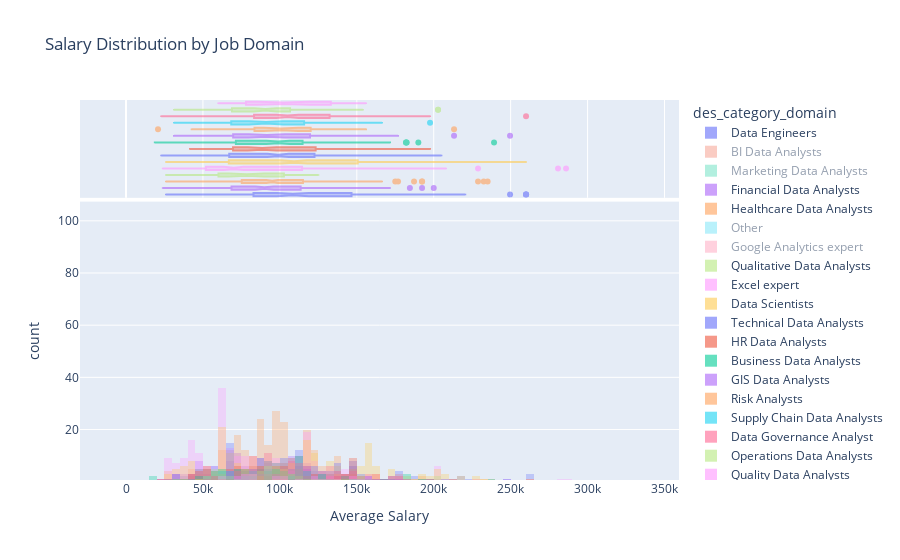

This figure's notebook cell:
### Code cell
# Visualization by Domain
fig_domain = px.histogram(df_processed, x="avg_salary", color="des_category_domain", marginal="box", 
                          title="Salary Distribution by Job Domain",
                          labels={"avg_salary": "Average Salary"},
                          barmode="overlay")
fig_domain.update_traces(opacity=0.6)
fig_domain.show()

### Figure 1 — Plotly figure (JSON) as saved in the notebook; plotly's stock layout.template omitted (floating-point values rounded to 4 significant figures; data arrays with more than 128 entries replaced by an {"elided": "..."} marker saying what was removed)
{"data": [{"alignmentgroup": "True", "bingroup": "x", "hovertemplate": "des_category_domain=Data Engineers<br>Average Salary=%{x}<br>count=%{y}<extra></extra>", "legendgroup": "Data Engineers", "marker": {"color": "#636efa", "opacity": 0.5, "pattern": {"shape": ""}}, "name": "Data Engineers", "offsetgroup": "Data Engineers", "opacity": 0.6, "orientation": "v", "showlegend": true, "type": "histogram", "visible": true, "x": [120000, 52000, 140400, null, 93600, 186500, 147500, 147500, 193500, 147500, 220480, 107120, null, 43680, 93600, 135200, 26000, 83200, 62400, 81120, 72800, 38480, 65520, 132500, 132500, 125000, 122500, 97500, 175000, 172640, 105000, 198500, null, 217500, 165000, 164075, 212000, 130000, 90000, 136735, 103781, null, 90000, 217500, 147500, 97444, 185120, 110000, 82500, 86320, null, 105000, 70000, 107587, 86320, 110000, 145000, 260000, 249600, 63440, 117520, 46800, 109200, 36400, 62400, 52000, 260000, 57200, 67600, 57200, 41600, 109200, 46800, 77500, 84240, 156000, 83200, 105000, 124800, 145000, 145600, 90000, 125000, 170000, null, 67600, 120640, 156000, 119600, null, 67500, 260000, 90000, 105000, 145000, null, null, 101920, null, null, 91520, 105500, null, 125000], "xaxis": "x", "yaxis": "y"}, {"alignmentgroup": "True", "hovertemplate": "des_category_domain=Data Engineers<br>Average Salary=%{x}<extra></extra>", "legendgroup": "Data Engineers", "marker": {"color": "#636efa"}, "name": "Data Engineers", "notched": true, "offsetgroup": "Data Engineers", "opacity": 0.6, "showlegend": false, "type": "box", "visible": true, "x": [120000, 52000, 140400, null, 93600, 186500, 147500, 147500, 193500, 147500, 220480, 107120, null, 43680, 93600, 135200, 26000, 83200, 62400, 81120, 72800, 38480, 65520, 132500, 132500, 125000, 122500, 97500, 175000, 172640, 105000, 198500, null, 217500, 165000, 164075, 212000, 130000, 90000, 136735, 103781, null, 90000, 217500, 147500, 97444, 185120, 110000, 82500, 86320, null, 105000, 70000, 107587, 86320, 110000, 145000, 260000, 249600, 63440, 117520, 46800, 109200, 36400, 62400, 52000, 260000, 57200, 67600, 57200, 41600, 109200, 46800, 77500, 84240, 156000, 83200, 105000, 124800, 145000, 145600, 90000, 125000, 170000, null, 67600, 120640, 156000, 119600, null, 67500, 260000, 90000, 105000, 145000, null, null, 101920, null, null, 91520, 105500, null, 125000], "xaxis": "x2", "yaxis": "y2"}, {"alignmentgroup": "True", "bingroup": "x", "hovertemplate": "des_category_domain=BI Data Analysts<br>Average Salary=%{x}<br>count=%{y}<extra></extra>", "legendgroup": "BI Data Analysts", "marker": {"color": "#EF553B", "opacity": 0.5, "pattern": {"shape": ""}}, "name": "BI Data Analysts", "offsetgroup": "BI Data Analysts", "opacity": 0.6, "orientation": "v", "showlegend": true, "type": "histogram", "visible": "legendonly", "x": {"elided": "378 float values"}, "xaxis": "x", "yaxis": "y"}, {"alignmentgroup": "True", "hovertemplate": "des_category_domain=BI Data Analysts<br>Average Salary=%{x}<extra></extra>", "legendgroup": "BI Data Analysts", "marker": {"color": "#EF553B"}, "name": "BI Data Analysts", "notched": true, "offsetgroup": "BI Data Analysts", "opacity": 0.6, "showlegend": false, "type": "box", "visible": "legendonly", "x": {"elided": "378 float values"}, "xaxis": "x2", "yaxis": "y2"}, {"alignmentgroup": "True", "bingroup": "x", "hovertemplate": "des_category_domain=Marketing Data Analysts<br>Average Salary=%{x}<br>count=%{y}<extra></extra>", "legendgroup": "Marketing Data Analysts", "marker": {"color": "#00cc96", "opacity": 0.5, "pattern": {"shape": ""}}, "name": "Marketing Data Analysts", "offsetgroup": "Marketing Data Analysts", "opacity": 0.6, "orientation": "v", "showlegend": true, "type": "histogram", "visible": "legendonly", "x": {"elided": "385 float values"}, "xaxis": "x", "yaxis": "y"}, {"alignmentgroup": "True", "hovertemplate": "des_category_domain=Marketing Data Analysts<br>Average Salary=%{x}<extra></extra>", "legendgroup": "Marketing Data Analysts", "marker": {"color": "#00cc96"}, "name": "Marketing Data Analysts", "notched": true, "offsetgroup": "Marketing Data Analysts", "opacity": 0.6, "showlegend": false, "type": "box", "visible": "legendonly", "x": {"elided": "385 float values"}, "xaxis": "x2", "yaxis": "y2"}, {"alignmentgroup": "True", "bingroup": "x", "hovertemplate": "des_category_domain=Financial Data Analysts<br>Average Salary=%{x}<br>count=%{y}<extra></extra>", "legendgroup": "Financial Data Analysts", "marker": {"color": "#ab63fa", "opacity": 0.5, "pattern": {"shape": ""}}, "name": "Financial Data Analysts", "offsetgroup": "Financial Data Analysts", "opacity": 0.6, "orientation": "v", "showlegend": true, "type": "histogram", "x": {"elided": "157 float values"}, "xaxis": "x", "yaxis": "y"}, {"alignmentgroup": "True", "hovertemplate": "des_category_domain=Financial Data Analysts<br>Average Salary=%{x}<extra></extra>", "legendgroup": "Financial Data Analysts", "marker": {"color": "#ab63fa"}, "name": "Financial Data Analysts", "notched": true, "offsetgroup": "Financial Data Analysts", "opacity": 0.6, "showlegend": false, "type": "box", "x": {"elided": "157 float values"}, "xaxis": "x2", "yaxis": "y2"}, {"alignmentgroup": "True", "bingroup": "x", "hovertemplate": "des_category_domain=Healthcare Data Analysts<br>Average Salary=%{x}<br>count=%{y}<extra></extra>", "legendgroup": "Healthcare Data Analysts", "marker": {"color": "#FFA15A", "opacity": 0.5, "pattern": {"shape": ""}}, "name": "Healthcare Data Analysts", "offsetgroup": "Healthcare Data Analysts", "opacity": 0.6, "orientation": "v", "showlegend": true, "type": "histogram", "x": {"elided": "311 float values"}, "xaxis": "x", "yaxis": "y"}, {"alignmentgroup": "True", "hovertemplate": "des_category_domain=Healthcare Data Analysts<br>Average Salary=%{x}<extra></extra>", "legendgroup": "Healthcare Data Analysts", "marker": {"color": "#FFA15A"}, "name": "Healthcare Data Analysts", "notched": true, "offsetgroup": "Healthcare Data Analysts", "opacity": 0.6, "showlegend": false, "type": "box", "x": {"elided": "311 float values"}, "xaxis": "x2", "yaxis": "y2"}, {"alignmentgroup": "True", "bingroup": "x", "hovertemplate": "des_category_domain=Other<br>Average Salary=%{x}<br>count=%{y}<extra></extra>", "legendgroup": "Other", "marker": {"color": "#19d3f3", "opacity": 0.5, "pattern": {"shape": ""}}, "name": "Other", "offsetgroup": "Other", "opacity": 0.6, "orientation": "v", "showlegend": true, "type": "histogram", "visible": "legendonly", "x": {"elided": "612 int values"}, "xaxis": "x", "yaxis": "y"}, {"alignmentgroup": "True", "hovertemplate": "des_category_domain=Other<br>Average Salary=%{x}<extra></extra>", "legendgroup": "Other", "marker": {"color": "#19d3f3"}, "name": "Other", "notched": true, "offsetgroup": "Other", "opacity": 0.6, "showlegend": false, "type": "box", "visible": "legendonly", "x": {"elided": "612 int values"}, "xaxis": "x2", "yaxis": "y2"}, {"alignmentgroup": "True", "bingroup": "x", "hovertemplate": "des_category_domain=Google Analytics expert<br>Average Salary=%{x}<br>count=%{y}<extra></extra>", "legendgroup": "Google Analytics expert", "marker": {"color": "#FF6692", "opacity": 0.5, "pattern": {"shape": ""}}, "name": "Google Analytics expert", "offsetgroup": "Google Analytics expert", "opacity": 0.6, "orientation": "v", "showlegend": true, "type": "histogram", "visible": "legendonly", "x": {"elided": "365 float values"}, "xaxis": "x", "yaxis": "y"}, {"alignmentgroup": "True", "hovertemplate": "des_category_domain=Google Analytics expert<br>Average Salary=%{x}<extra></extra>", "legendgroup": "Google Analytics expert", "marker": {"color": "#FF6692"}, "name": "Google Analytics expert", "notched": true, "offsetgroup": "Google Analytics expert", "opacity": 0.6, "showlegend": false, "type": "box", "visible": "legendonly", "x": {"elided": "365 float values"}, "xaxis": "x2", "yaxis": "y2"}, {"alignmentgroup": "True", "bingroup": "x", "hovertemplate": "des_category_domain=Qualitative Data Analysts<br>Average Salary=%{x}<br>count=%{y}<extra></extra>", "legendgroup": "Qualitative Data Analysts", "marker": {"color": "#B6E880", "opacity": 0.5, "pattern": {"shape": ""}}, "name": "Qualitative Data Analysts", "offsetgroup": "Qualitative Data Analysts", "opacity": 0.6, "orientation": "v", "showlegend": true, "type": "histogram", "x": [52000, 93600, 26000, 104000, 44720, 71500, 78500, 78500, 79000, null, 79930, null, null, 57500, 98500, null, null, 72500, 115000, 106680, 82500, 63440, 64480, 62400, 114400, 109200, 104000, 122720, 36400, 52000, 67600, 64480, 97500, null, 62500, 125000, 98400.0, 59240.0, 44720, 125000, 59310.0], "xaxis": "x", "yaxis": "y"}, {"alignmentgroup": "True", "hovertemplate": "des_category_domain=Qualitative Data Analysts<br>Average Salary=%{x}<extra></extra>", "legendgroup": "Qualitative Data Analysts", "marker": {"color": "#B6E880"}, "name": "Qualitative Data Analysts", "notched": true, "offsetgroup": "Qualitative Data Analysts", "opacity": 0.6, "showlegend": false, "type": "box", "x": [52000, 93600, 26000, 104000, 44720, 71500, 78500, 78500, 79000, null, 79930, null, null, 57500, 98500, null, null, 72500, 115000, 106680, 82500, 63440, 64480, 62400, 114400, 109200, 104000, 122720, 36400, 52000, 67600, 64480, 97500, null, 62500, 125000, 98400.0, 59240.0, 44720, 125000, 59310.0], "xaxis": "x2", "yaxis": "y2"}, {"alignmentgroup": "True", "bingroup": "x", "hovertemplate": "des_category_domain=Excel expert<br>Average Salary=%{x}<br>count=%{y}<extra></extra>", "legendgroup": "Excel expert", "marker": {"color": "#FF97FF", "opacity": 0.5, "pattern": {"shape": ""}}, "name": "Excel expert", "offsetgroup": "Excel expert", "opacity": 0.6, "orientation": "v", "showlegend": true, "type": "histogram", "x": {"elided": "242 float values"}, "xaxis": "x", "yaxis": "y"}, {"alignmentgroup": "True", "hovertemplate": "des_category_domain=Excel expert<br>Average Salary=%{x}<extra></extra>", "legendgroup": "Excel expert", "marker": {"color": "#FF97FF"}, "name": "Excel expert", "notched": true, "offsetgroup": "Excel expert", "opacity": 0.6, "showlegend": false, "type": "box", "x": {"elided": "242 float values"}, "xaxis": "x2", "yaxis": "y2"}, {"alignmentgroup": "True", "bingroup": "x", "hovertemplate": "des_category_domain=Data Scientists<br>Average Salary=%{x}<br>count=%{y}<extra></extra>", "legendgroup": "Data Scientists", "marker": {"color": "#FECB52", "opacity": 0.5, "pattern": {"shape": ""}}, "name": "Data Scientists", "offsetgroup": "Data Scientists", "opacity": 0.6, "orientation": "v", "showlegend": true, "type": "histogram", "x": {"elided": "246 float values"}, "xaxis": "x", "yaxis": "y"}, {"alignmentgroup": "True", "hovertemplate": "des_category_domain=Data Scientists<br>Average Salary=%{x}<extra></extra>", "legendgroup": "Data Scientists", "marker": {"color": "#FECB52"}, "name": "Data Scientists", "notched": true, "offsetgroup": "Data Scientists", "opacity": 0.6, "showlegend": false, "type": "box", "x": {"elided": "246 float values"}, "xaxis": "x2", "yaxis": "y2"}, {"alignmentgroup": "True", "bingroup": "x", "hovertemplate": "des_category_domain=Technical Data Analysts<br>Average Salary=%{x}<br>count=%{y}<extra></extra>", "legendgroup": "Technical Data Analysts", "marker": {"color": "#636efa", "opacity": 0.5, "pattern": {"shape": ""}}, "name": "Technical Data Analysts", "offsetgroup": "Technical Data Analysts", "opacity": 0.6, "orientation": "v", "showlegend": true, "type": "histogram", "x": {"elided": "171 float values"}, "xaxis": "x", "yaxis": "y"}, {"alignmentgroup": "True", "hovertemplate": "des_category_domain=Technical Data Analysts<br>Average Salary=%{x}<extra></extra>", "legendgroup": "Technical Data Analysts", "marker": {"color": "#636efa"}, "name": "Technical Data Analysts", "notched": true, "offsetgroup": "Technical Data Analysts", "opacity": 0.6, "showlegend": false, "type": "box", "x": {"elided": "171 float values"}, "xaxis": "x2", "yaxis": "y2"}, {"alignmentgroup": "True", "bingroup": "x", "hovertemplate": "des_category_domain=HR Data Analysts<br>Average Salary=%{x}<br>count=%{y}<extra></extra>", "legendgroup": "HR Data Analysts", "marker": {"color": "#EF553B", "opacity": 0.5, "pattern": {"shape": ""}}, "name": "HR Data Analysts", "offsetgroup": "HR Data Analysts", "opacity": 0.6, "orientation": "v", "showlegend": true, "type": "histogram", "x": [100000, 52000, 95000, 125000, 135200, null, null, null, 41600, 98800, 119600, 72000, 100000, 94640, 72000, 98800, 95680, 144560, 96720, 87500, 100000, 140500, 100000, null, 74880, null, 69875, 82160, 71500, 46800, 59280, 45760, 88400, null, 77000, 104004, 114000, 110240, 87500, 83200, 75907, 42640, 87360, 67315, 145600, 145600, 58240, 122720, 145600, 124800, 145600, 68640, 145600, 43680, 52000, 145600, 145600, 145600, 145600, 197600, 47840, 61360, 79040, 70500, 78594, null, null, 45760, 52000, 54080, 54080, 72800, 85280, null, 54080, 140400, null, null, 79040, 102960, 109200, null, 67600, 88400, 95680, 130000, 130000, 137280, 90000, null, null, 119600, null, 68640, 124800, null, 83200, null], "xaxis": "x", "yaxis": "y"}, {"alignmentgroup": "True", "hovertemplate": "des_category_domain=HR Data Analysts<br>Average Salary=%{x}<extra></extra>", "legendgroup": "HR Data Analysts", "marker": {"color": "#EF553B"}, "name": "HR Data Analysts", "notched": true, "offsetgroup": "HR Data Analysts", "opacity": 0.6, "showlegend": false, "type": "box", "x": [100000, 52000, 95000, 125000, 135200, null, null, null, 41600, 98800, 119600, 72000, 100000, 94640, 72000, 98800, 95680, 144560, 96720, 87500, 100000, 140500, 100000, null, 74880, null, 69875, 82160, 71500, 46800, 59280, 45760, 88400, null, 77000, 104004, 114000, 110240, 87500, 83200, 75907, 42640, 87360, 67315, 145600, 145600, 58240, 122720, 145600, 124800, 145600, 68640, 145600, 43680, 52000, 145600, 145600, 145600, 145600, 197600, 47840, 61360, 79040, 70500, 78594, null, null, 45760, 52000, 54080, 54080, 72800, 85280, null, 54080, 140400, null, null, 79040, 102960, 109200, null, 67600, 88400, 95680, 130000, 130000, 137280, 90000, null, null, 119600, null, 68640, 124800, null, 83200, null], "xaxis": "x2", "yaxis": "y2"}, {"alignmentgroup": "True", "bingroup": "x", "hovertemplate": "des_category_domain=Business Data Analysts<br>Average Salary=%{x}<br>count=%{y}<extra></extra>", "legendgroup": "Business Data Analysts", "marker": {"color": "#00cc96", "opacity": 0.5, "pattern": {"shape": ""}}, "name": "Business Data Analysts", "offsetgroup": "Business Data Analysts", "opacity": 0.6, "orientation": "v", "showlegend": true, "type": "histogram", "x": [110000, 127000, 111175, 57500, 115000, 85000, 57200, 18720, 156000, 150800, 18720, 46800, 119600, 72800, 100500, 140400, 91520, 89440, 105000, 182439, null, 114400, 140400, 98800, 130000, null, null, 110500, 105000, 78000, 90000, 114500, 90000, 190000, 125000, null, 79000, 99555, 89000, 119600, 145600, 90000, 79130.0, 182000, 104000, 182000, 57200, 63440, 36400, 47840, 64480, 72800, 67600, 104000, 59280, 62400, 119600, 64480, 86320, 41600, 239200, 109200, 30160, 63440, 100000, 70000, 97500, 82160, 165000, 171600, 70000, 127500, null, 98800, 88400, 80000, 75920, 70000, 114400, null, 114400, null, 98800, 110000, null, 111500, 77500, 114400], "xaxis": "x", "yaxis": "y"}, {"alignmentgroup": "True", "hovertemplate": "des_category_domain=Business Data Analysts<br>Average Salary=%{x}<extra></extra>", "legendgroup": "Business Data Analysts", "marker": {"color": "#00cc96"}, "name": "Business Data Analysts", "notched": true, "offsetgroup": "Business Data Analysts", "opacity": 0.6, "showlegend": false, "type": "box", "x": [110000, 127000, 111175, 57500, 115000, 85000, 57200, 18720, 156000, 150800, 18720, 46800, 119600, 72800, 100500, 140400, 91520, 89440, 105000, 182439, null, 114400, 140400, 98800, 130000, null, null, 110500, 105000, 78000, 90000, 114500, 90000, 190000, 125000, null, 79000, 99555, 89000, 119600, 145600, 90000, 79130.0, 182000, 104000, 182000, 57200, 63440, 36400, 47840, 64480, 72800, 67600, 104000, 59280, 62400, 119600, 64480, 86320, 41600, 239200, 109200, 30160, 63440, 100000, 70000, 97500, 82160, 165000, 171600, 70000, 127500, null, 98800, 88400, 80000, 75920, 70000, 114400, null, 114400, null, 98800, 110000, null, 111500, 77500, 114400], "xaxis": "x2", "yaxis": "y2"}, {"alignmentgroup": "True", "bingroup": "x", "hovertemplate": "des_category_domain=GIS Data Analysts<br>Average Salary=%{x}<br>count=%{y}<extra></extra>", "legendgroup": "GIS Data Analysts", "marker": {"color": "#ab63fa", "opacity": 0.5, "pattern": {"shape": ""}}, "name": "GIS Data Analysts", "offsetgroup": "GIS Data Analysts", "opacity": 0.6, "orientation": "v", "showlegend": true, "type": "histogram", "x": [90000, 87360, 93000, 69282, 77592, 57200, 119600, 166400, 66560, 249600, 170000, null, 135200, 77500, 78000, null, 122538, 90000, null, 110000, 72250.0, 118700, 69040.0, 70000, 69026, 109200, 112320, 31200, 124800, 52000, 98800, 213200, 98800, 57200, 83200, 88400, 119600, 119600, 138320, 119600, 31200, 31200, 42640, 88500, 100000, 176800, 95000], "xaxis": "x", "yaxis": "y"}, {"alignmentgroup": "True", "hovertemplate": "des_category_domain=GIS Data Analysts<br>Average Salary=%{x}<extra></extra>", "legendgroup": "GIS Data Analysts", "marker": {"color": "#ab63fa"}, "name": "GIS Data Analysts", "notched": true, "offsetgroup": "GIS Data Analysts", "opacity": 0.6, "showlegend": false, "type": "box", "x": [90000, 87360, 93000, 69282, 77592, 57200, 119600, 166400, 66560, 249600, 170000, null, 135200, 77500, 78000, null, 122538, 90000, null, 110000, 72250.0, 118700, 69040.0, 70000, 69026, 109200, 112320, 31200, 124800, 52000, 98800, 213200, 98800, 57200, 83200, 88400, 119600, 119600, 138320, 119600, 31200, 31200, 42640, 88500, 100000, 176800, 95000], "xaxis": "x2", "yaxis": "y2"}, {"alignmentgroup": "True", "bingroup": "x", "hovertemplate": "des_category_domain=Risk Analysts<br>Average Salary=%{x}<br>count=%{y}<extra></extra>", "legendgroup": "Risk Analysts", "marker": {"color": "#FFA15A", "opacity": 0.5, "pattern": {"shape": ""}}, "name": "Risk Analysts", "offsetgroup": "Risk Analysts", "opacity": 0.6, "orientation": "v", "showlegend": true, "type": "histogram", "x": [93027, null, null, 90000, 90000, 138516, 120000, null, 135200, 63440, 62400, null, 42640, 46800, 156000, 98800, 114400, 213200, 117520, 62400, 20800, 119600, 86320, 112320, 102500, 135000, null, 83500, 88400, 114400, 120000], "xaxis": "x", "yaxis": "y"}, {"alignmentgroup": "True", "hovertemplate": "des_category_domain=Risk Analysts<br>Average Salary=%{x}<extra></extra>", "legendgroup": "Risk Analysts", "marker": {"color": "#FFA15A"}, "name": "Risk Analysts", "notched": true, "offsetgroup": "Risk Analysts", "opacity": 0.6, "showlegend": false, "type": "box", "x": [93027, null, null, 90000, 90000, 138516, 120000, null, 135200, 63440, 62400, null, 42640, 46800, 156000, 98800, 114400, 213200, 117520, 62400, 20800, 119600, 86320, 112320, 102500, 135000, null, 83500, 88400, 114400, 120000], "xaxis": "x2", "yaxis": "y2"}, {"alignmentgroup": "True", "bingroup": "x", "hovertemplate": "des_category_domain=Supply Chain Data Analysts<br>Average Salary=%{x}<br>count=%{y}<extra></extra>", "legendgroup": "Supply Chain Data Analysts", "marker": {"color": "#19d3f3", "opacity": 0.5, "pattern": {"shape": ""}}, "name": "Supply Chain Data Analysts", "offsetgroup": "Supply Chain Data Analysts", "opacity": 0.6, "orientation": "v", "showlegend": true, "type": "histogram", "x": [67500, null, 90000, 125000, 115000, 111175, 166400, 124800, 117520, null, 62500, 67500, 90000, 125000, 91520, 90000, 115500, 129000, 79500, 40560, 108160, 91000, 114400, 80000, 83200, 80000, 197600, null, 120500, 93600, 64480, 93600, 52000, 31200, 62400, 52000, 114400, 93600, 105040, null, 73840, null, 67600, 68640, 145600, 60000, 155000, 83200, 116480, null, null, null, null, 75000], "xaxis": "x", "yaxis": "y"}, {"alignmentgroup": "True", "hovertemplate": "des_category_domain=Supply Chain Data Analysts<br>Average Salary=%{x}<extra></extra>", "legendgroup": "Supply Chain Data Analysts", "marker": {"color": "#19d3f3"}, "name": "Supply Chain Data Analysts", "notched": true, "offsetgroup": "Supply Chain Data Analysts", "opacity": 0.6, "showlegend": false, "type": "box", "x": [67500, null, 90000, 125000, 115000, 111175, 166400, 124800, 117520, null, 62500, 67500, 90000, 125000, 91520, 90000, 115500, 129000, 79500, 40560, 108160, 91000, 114400, 80000, 83200, 80000, 197600, null, 120500, 93600, 64480, 93600, 52000, 31200, 62400, 52000, 114400, 93600, 105040, null, 73840, null, 67600, 68640, 145600, 60000, 155000, 83200, 116480, null, null, null, null, 75000], "xaxis": "x2", "yaxis": "y2"}, {"alignmentgroup": "True", "bingroup": "x", "hovertemplate": "des_category_domain=Data Governance Analyst<br>Average Salary=%{x}<br>count=%{y}<extra></extra>", "legendgroup": "Data Governance Analyst", "marker": {"color": "#FF6692", "opacity": 0.5, "pattern": {"shape": ""}}, "name": "Data Governance Analyst", "offsetgroup": "Data Governance Analyst", "opacity": 0.6, "orientation": "v", "showlegend": true, "type": "histogram", "x": [41600, 84486, 22880, 125000, 184500, 102500, 88400, 83000, 97760, 70000, 260000, 62400, 133120, 150800, 125840, 90000, 145600, 156000, 125000, 72800, 105000, 167440, 94000, 85000, 91960, 132315, 103781, 79040, 137000, 171600, 116500, 55120, 55120, 132315, 90000, 103553, null, null, 90000, 80500, 132000, null, 53014, null, null, 86320, 132080, 75000, 105000, 162240, 37300, 135200, 126880, 145600, 197600, 70000, 80000, 105000, 109200, 96000, 102500, 161200, 80000, 145600, 67000, 94610.0, 112996, 78500, 114000.0, 104000, 93600, 156000, 41600, 31200, 93600, 26000, 41600, 83200, 97000, 179000, 152000, 78000, 117000, null, 171600, 176800, 140000, 114400, 110000, 148720, 115000, 105000, 112500, 110000, 78000, 86320, 93600, 107120, 90000, 115000, 161200, 122500, 135000, 90000, null, 114400, 119600, 85000, 105000, null, null, 138320, 156000, 130000, 142500, 108100.0, 83350, 121680, 82500, 80000, 140000, 115440, 82500, 72500, null, null, null, null], "xaxis": "x", "yaxis": "y"}, {"alignmentgroup": "True", "hovertemplate": "des_category_domain=Data Governance Analyst<br>Average Salary=%{x}<extra></extra>", "legendgroup": "Data Governance Analyst", "marker": {"color": "#FF6692"}, "name": "Data Governance Analyst", "notched": true, "offsetgroup": "Data Governance Analyst", "opacity": 0.6, "showlegend": false, "type": "box", "x": [41600, 84486, 22880, 125000, 184500, 102500, 88400, 83000, 97760, 70000, 260000, 62400, 133120, 150800, 125840, 90000, 145600, 156000, 125000, 72800, 105000, 167440, 94000, 85000, 91960, 132315, 103781, 79040, 137000, 171600, 116500, 55120, 55120, 132315, 90000, 103553, null, null, 90000, 80500, 132000, null, 53014, null, null, 86320, 132080, 75000, 105000, 162240, 37300, 135200, 126880, 145600, 197600, 70000, 80000, 105000, 109200, 96000, 102500, 161200, 80000, 145600, 67000, 94610.0, 112996, 78500, 114000.0, 104000, 93600, 156000, 41600, 31200, 93600, 26000, 41600, 83200, 97000, 179000, 152000, 78000, 117000, null, 171600, 176800, 140000, 114400, 110000, 148720, 115000, 105000, 112500, 110000, 78000, 86320, 93600, 107120, 90000, 115000, 161200, 122500, 135000, 90000, null, 114400, 119600, 85000, 105000, null, null, 138320, 156000, 130000, 142500, 108100.0, 83350, 121680, 82500, 80000, 140000, 115440, 82500, 72500, null, null, null, null], "xaxis": "x2", "yaxis": "y2"}, {"alignmentgroup": "True", "bingroup": "x", "hovertemplate": "des_category_domain=Operations Data Analysts<br>Average Salary=%{x}<br>count=%{y}<extra></extra>", "legendgroup": "Operations Data Analysts", "marker": {"color": "#B6E880", "opacity": 0.5, "pattern": {"shape": ""}}, "name": "Operations Data Analysts", "offsetgroup": "Operations Data Analysts", "opacity": 0.6, "orientation": "v", "showlegend": true, "type": "histogram", "x": [138320, 75000, null, null, null, 62400, 31200, 93600, 87360, 104000, 150800, 78000, null, 83200, null, 95000, 145000, 101200.0, 55000, 85000, 55000, null, null, 57200, 65520, 75000, 90000, 109000, null, 62000, 72800, null, null, 93600, 59280, null, null, 108500, 130000, null, 107500, 111280, 55000, 110500, 51670.0, 67600, 95000, 202800, 98800, 46800, 63440, 52000, 36400, 93600, 202800, 119600, 98800, 124800, 100500, 102500, 125000, null, 98800, 153920, 100000, 97500, null, 77500, 90000, 83200, 88400, 140400, null, 75000, 80000, 88040.0, 98800, 90500, 60500], "xaxis": "x", "yaxis": "y"}, {"alignmentgroup": "True", "hovertemplate": "des_category_domain=Operations Data Analysts<br>Average Salary=%{x}<extra></extra>", "legendgroup": "Operations Data Analysts", "marker": {"color": "#B6E880"}, "name": "Operations Data Analysts", "notched": true, "offsetgroup": "Operations Data Analysts", "opacity": 0.6, "showlegend": false, "type": "box", "x": [138320, 75000, null, null, null, 62400, 31200, 93600, 87360, 104000, 150800, 78000, null, 83200, null, 95000, 145000, 101200.0, 55000, 85000, 55000, null, null, 57200, 65520, 75000, 90000, 109000, null, 62000, 72800, null, null, 93600, 59280, null, null, 108500, 130000, null, 107500, 111280, 55000, 110500, 51670.0, 67600, 95000, 202800, 98800, 46800, 63440, 52000, 36400, 93600, 202800, 119600, 98800, 124800, 100500, 102500, 125000, null, 98800, 153920, 100000, 97500, null, 77500, 90000, 83200, 88400, 140400, null, 75000, 80000, 88040.0, 98800, 90500, 60500], "xaxis": "x2", "yaxis": "y2"}, {"alignmentgroup": "True", "bingroup": "x", "hovertemplate": "des_category_domain=Quality Data Analysts<br>Average Salary=%{x}<br>count=%{y}<extra></extra>", "legendgroup": "Quality Data Analysts", "marker": {"color": "#FF97FF", "opacity": 0.5, "pattern": {"shape": ""}}, "name": "Quality Data Analysts", "offsetgroup": "Quality Data Analysts", "opacity": 0.6, "orientation": "v", "showlegend": true, "type": "histogram", "x": [125000, 98800, 104000, 80080, 80080, 72800, 70000, null, 120000, 61000, 145600, 78000, 133120, 75000, 100880, 75000, 98800, 150800, 156000, 122720, 135200, 156000, 145000, 80080, 114400, 132080, 60000], "xaxis": "x", "yaxis": "y"}, {"alignmentgroup": "True", "hovertemplate": "des_category_domain=Quality Data Analysts<br>Average Salary=%{x}<extra></extra>", "legendgroup": "Quality Data Analysts", "marker": {"color": "#FF97FF"}, "name": "Quality Data Analysts", "notched": true, "offsetgroup": "Quality Data Analysts", "opacity": 0.6, "showlegend": false, "type": "box", "x": [125000, 98800, 104000, 80080, 80080, 72800, 70000, null, 120000, 61000, 145600, 78000, 133120, 75000, 100880, 75000, 98800, 150800, 156000, 122720, 135200, 156000, 145000, 80080, 114400, 132080, 60000], "xaxis": "x2", "yaxis": "y2"}], "layout": {"autosize": true, "barmode": "overlay", "legend": {"title": {"text": "des_category_domain"}, "tracegroupgap": 0}, "title": {"text": "Salary Distribution by Job Domain"}, "xaxis": {"anchor": "y", "autorange": false, "domain": [0, 1], "range": [-29920.0, 359400.0], "showspikes": false, "title": {"text": "Average Salary"}, "type": "linear"}, "xaxis2": {"anchor": "y2", "autorange": false, "domain": [0, 1], "matches": "x", "range": [-29920.0, 359400.0], "showgrid": true, "showspikes": false, "showticklabels": false, "type": "linear"}, "yaxis": {"anchor": "x", "autorange": false, "domain": [0, 0.7326], "range": [0.6513, 107.4], "showspikes": false, "title": {"text": "count"}}, "yaxis2": {"anchor": "x2", "autorange": true, "domain": [0.7426, 1], "matches": "y2", "range": [-0.5, 14.5], "showgrid": false, "showline": false, "showspikes": false, "showticklabels": false, "ticks": "", "type": "category"}}}
